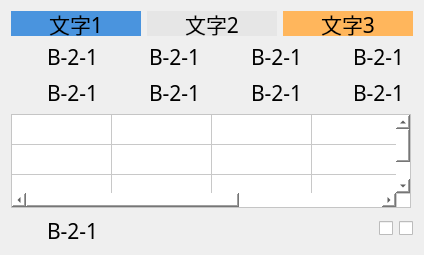
   <widget class="QWidget" name="verticalLayoutWidget_4">
    <property name="geometry">
     <rect>
      <x>0</x>
      <y>120</y>
      <width>416</width>
      <height>255</height>
     </rect>
    </property>
    <layout class="QVBoxLayout" name="verticalLayout_4">
     <item>
      <layout class="QHBoxLayout" name="horizontalLayout_14">
       <item>
        <widget class="QLabel" name="label_4">
         <property name="minimumSize">
          <size>
           <width>0</width>
           <height>25</height>
          </size>
         </property>
         <property name="maximumSize">
          <size>
           <width>16777215</width>
           <height>25</height>
          </size>
         </property>
         <property name="font">
          <font>
           <family>黑体</family>
           <pointsize>16</pointsize>
          </font>
         </property>
         <property name="autoFillBackground">
          <bool>false</bool>
         </property>
         <property name="styleSheet">
          <string notr="true">background-color: rgb(74, 148, 222);</string>
         </property>
         <property name="text">
          <string>文字1</string>
         </property>
         <property name="alignment">
          <set>Qt::AlignCenter</set>
         </property>
        </widget>
       </item>
       <item>
        <widget class="QLabel" name="label_5">
         <property name="minimumSize">
          <size>
           <width>0</width>
           <height>25</height>
          </size>
         </property>
         <property name="maximumSize">
          <size>
           <width>16777215</width>
           <height>25</height>
          </size>
         </property>
         <property name="font">
          <font>
           <family>黑体</family>
           <pointsize>16</pointsize>
          </font>
         </property>
         <property name="autoFillBackground">
          <bool>false</bool>
         </property>
         <property name="styleSheet">
          <string notr="true">background-color: rgb(230, 230, 230);</string>
         </property>
         <property name="text">
          <string>文字2</string>
         </property>
         <property name="alignment">
          <set>Qt::AlignCenter</set>
         </property>
        </widget>
       </item>
       <item>
        <widget class="QLabel" name="label_6">
         <property name="minimumSize">
          <size>
           <width>0</width>
           <height>25</height>
          </size>
         </property>
         <property name="maximumSize">
          <size>
           <width>16777215</width>
           <height>25</height>
          </size>
         </property>
         <property name="font">
          <font>
           <family>黑体</family>
           <pointsize>16</pointsize>
          </font>
         </property>
         <property name="autoFillBackground">
          <bool>false</bool>
         </property>
         <property name="styleSheet">
          <string notr="true">background-color: rgb(255, 182, 92);</string>
         </property>
         <property name="text">
          <string>文字3</string>
         </property>
         <property name="alignment">
          <set>Qt::AlignCenter</set>
         </property>
        </widget>
       </item>
      </layout>
     </item>
     <item>
      <layout class="QVBoxLayout" name="verticalLayout_2">
       <item>
        <layout class="QHBoxLayout" name="horizontalLayout_9">
         <item>
          <layout class="QHBoxLayout" name="horizontalLayout">
           <item>
            <widget class="QLabel" name="label">
             <property name="minimumSize">
              <size>
               <width>30</width>
               <height>30</height>
              </size>
             </property>
             <property name="maximumSize">
              <size>
               <width>30</width>
               <height>30</height>
              </size>
             </property>
             <property name="font">
              <font>
               <pointsize>15</pointsize>
              </font>
             </property>
             <property name="text">
              <string/>
             </property>
             <property name="pixmap">
              <pixmap resource="images.qrc">:/img/false.png</pixmap>
             </property>
            </widget>
           </item>
           <item>
            <widget class="QLabel" name="label1">
             <property name="minimumSize">
              <size>
               <width>60</width>
               <height>25</height>
              </size>
             </property>
             <property name="maximumSize">
              <size>
               <width>60</width>
               <height>25</height>
              </size>
             </property>
             <property name="font">
              <font>
               <family>黑体</family>
               <pointsize>16</pointsize>
              </font>
             </property>
             <property name="text">
              <string>B-2-1</string>
             </property>
            </widget>
           </item>
          </layout>
         </item>
         <item>
          <layout class="QHBoxLayout" name="horizontalLayout_3">
           <item>
            <widget class="QLabel" name="lamp1_3">
             <property name="minimumSize">
              <size>
               <width>30</width>
               <height>30</height>
              </size>
             </property>
             <property name="maximumSize">
              <size>
               <width>30</width>
               <height>30</height>
              </size>
             </property>
             <property name="font">
              <font>
               <pointsize>15</pointsize>
              </font>
             </property>
             <property name="text">
              <string/>
             </property>
             <property name="pixmap">
              <pixmap resource="images.qrc">:/img/false.png</pixmap>
             </property>
            </widget>
           </item>
           <item>
            <widget class="QLabel" name="label1_3">
             <property name="minimumSize">
              <size>
               <width>60</width>
               <height>25</height>
              </size>
             </property>
             <property name="maximumSize">
              <size>
               <width>60</width>
               <height>25</height>
              </size>
             </property>
             <property name="font">
              <font>
               <family>黑体</family>
               <pointsize>16</pointsize>
              </font>
             </property>
             <property name="text">
              <string>B-2-1</string>
             </property>
            </widget>
           </item>
          </layout>
         </item>
         <item>
          <layout class="QHBoxLayout" name="horizontalLayout_4">
           <item>
            <widget class="QLabel" name="lamp1_4">
             <property name="minimumSize">
              <size>
               <width>30</width>
               <height>30</height>
              </size>
             </property>
             <property name="maximumSize">
              <size>
               <width>30</width>
               <height>30</height>
              </size>
             </property>
             <property name="font">
              <font>
               <pointsize>15</pointsize>
              </font>
             </property>
             <property name="text">
              <string/>
             </property>
             <property name="pixmap">
              <pixmap resource="images.qrc">:/img/false.png</pixmap>
             </property>
            </widget>
           </item>
           <item>
            <widget class="QLabel" name="label1_4">
             <property name="minimumSize">
              <size>
               <width>60</width>
               <height>25</height>
              </size>
             </property>
             <property name="maximumSize">
              <size>
               <width>60</width>
               <height>25</height>
              </size>
             </property>
             <property name="font">
              <font>
               <family>黑体</family>
               <pointsize>16</pointsize>
              </font>
             </property>
             <property name="text">
              <string>B-2-1</string>
             </property>
            </widget>
           </item>
          </layout>
         </item>
         <item>
          <layout class="QHBoxLayout" name="horizontalLayout_2">
           <item>
            <widget class="QLabel" name="lamp1_2">
             <property name="minimumSize">
              <size>
               <width>30</width>
               <height>30</height>
              </size>
             </property>
             <property name="maximumSize">
              <size>
               <width>30</width>
               <height>30</height>
              </size>
             </property>
             <property name="font">
              <font>
               <pointsize>15</pointsize>
              </font>
             </property>
             <property name="text">
              <string/>
             </property>
             <property name="pixmap">
              <pixmap resource="images.qrc">:/img/false.png</pixmap>
             </property>
            </widget>
           </item>
           <item>
            <widget class="QLabel" name="label1_2">
             <property name="minimumSize">
              <size>
               <width>60</width>
               <height>25</height>
              </size>
             </property>
             <property name="maximumSize">
              <size>
               <width>60</width>
               <height>25</height>
              </size>
             </property>
             <property name="font">
              <font>
               <family>黑体</family>
               <pointsize>16</pointsize>
              </font>
             </property>
             <property name="text">
              <string>B-2-1</string>
             </property>
            </widget>
           </item>
          </layout>
         </item>
        </layout>
       </item>
       <item>
        <layout class="QHBoxLayout" name="horizontalLayout_10">
         <item>
          <layout class="QHBoxLayout" name="horizontalLayout_13">
           <item>
            <widget class="QLabel" name="label_3">
             <property name="minimumSize">
              <size>
               <width>30</width>
               <height>30</height>
              </size>
             </property>
             <property name="maximumSize">
              <size>
               <width>30</width>
               <height>30</height>
              </size>
             </property>
             <property name="text">
              <string/>
             </property>
            </widget>
           </item>
           <item>
            <widget class="QLabel" name="label1_9">
             <property name="minimumSize">
              <size>
               <width>60</width>
               <height>25</height>
              </size>
             </property>
             <property name="maximumSize">
              <size>
               <width>60</width>
               <height>25</height>
              </size>
             </property>
             <property name="font">
              <font>
               <family>黑体</family>
               <pointsize>16</pointsize>
              </font>
             </property>
             <property name="text">
              <string>B-2-1</string>
             </property>
            </widget>
           </item>
          </layout>
         </item>
         <item>
          <layout class="QHBoxLayout" name="horizontalLayout_5">
           <item>
            <widget class="QLabel" name="lamp1_5">
             <property name="minimumSize">
              <size>
               <width>30</width>
               <height>30</height>
              </size>
             </property>
             <property name="maximumSize">
              <size>
               <width>30</width>
               <height>30</height>
              </size>
             </property>
             <property name="font">
              <font>
               <pointsize>15</pointsize>
              </font>
             </property>
             <property name="text">
              <string/>
             </property>
             <property name="pixmap">
              <pixmap resource="images.qrc">:/img/false.png</pixmap>
             </property>
            </widget>
           </item>
           <item>
            <widget class="QLabel" name="label1_5">
             <property name="minimumSize">
              <size>
               <width>60</width>
               <height>25</height>
              </size>
             </property>
             <property name="maximumSize">
              <size>
               <width>60</width>
               <height>25</height>
              </size>
             </property>
             <property name="font">
              <font>
               <family>黑体</family>
               <pointsize>16</pointsize>
              </font>
             </property>
             <property name="text">
              <string>B-2-1</string>
             </property>
            </widget>
           </item>
          </layout>
         </item>
         <item>
          <layout class="QHBoxLayout" name="horizontalLayout_7">
           <item>
            <widget class="QLabel" name="lamp1_7">
             <property name="minimumSize">
              <size>
               <width>30</width>
               <height>30</height>
              </size>
             </property>
             <property name="maximumSize">
              <size>
               <width>30</width>
               <height>30</height>
              </size>
             </property>
             <property name="font">
              <font>
               <pointsize>15</pointsize>
              </font>
             </property>
             <property name="text">
              <string/>
             </property>
             <property name="pixmap">
              <pixmap resource="images.qrc">:/img/false.png</pixmap>
             </property>
            </widget>
           </item>
           <item>
            <widget class="QLabel" name="label1_7">
             <property name="minimumSize">
              <size>
               <width>60</width>
               <height>25</height>
              </size>
             </property>
             <property name="maximumSize">
              <size>
               <width>60</width>
               <height>25</height>
              </size>
             </property>
             <property name="font">
              <font>
               <family>黑体</family>
               <pointsize>16</pointsize>
              </font>
             </property>
             <property name="text">
              <string>B-2-1</string>
             </property>
            </widget>
           </item>
          </layout>
         </item>
         <item>
          <layout class="QHBoxLayout" name="horizontalLayout_6">
           <item>
            <widget class="QLabel" name="lamp1_6">
             <property name="minimumSize">
              <size>
               <width>30</width>
               <height>30</height>
              </size>
             </property>
             <property name="maximumSize">
              <size>
               <width>30</width>
               <height>30</height>
              </size>
             </property>
             <property name="font">
              <font>
               <pointsize>15</pointsize>
              </font>
             </property>
             <property name="text">
              <string/>
             </property>
             <property name="pixmap">
              <pixmap resource="images.qrc">:/img/false.png</pixmap>
             </property>
            </widget>
           </item>
           <item>
            <widget class="QLabel" name="label1_6">
             <property name="minimumSize">
              <size>
               <width>60</width>
               <height>25</height>
              </size>
             </property>
             <property name="maximumSize">
              <size>
               <width>60</width>
               <height>25</height>
              </size>
             </property>
             <property name="font">
              <font>
               <family>黑体</family>
               <pointsize>16</pointsize>
              </font>
             </property>
             <property name="text">
              <string>B-2-1</string>
             </property>
            </widget>
           </item>
          </layout>
         </item>
        </layout>
       </item>
      </layout>
     </item>
     <item>
      <widget class="QTableWidget" name="tableWidget">
       <property name="maximumSize">
        <size>
         <width>400</width>
         <height>100</height>
        </size>
       </property>
       <property name="font">
        <font>
         <family>黑体</family>
         <pointsize>11</pointsize>
        </font>
       </property>
       <property name="autoFillBackground">
        <bool>false</bool>
       </property>
       <property name="styleSheet">
        <string notr="true">gridline-color: rgb(200, 200, 200);
background-color: rgb(255, 255, 255);
</string>
       </property>
       <property name="dragDropOverwriteMode">
        <bool>true</bool>
       </property>
       <property name="selectionMode">
        <enum>QAbstractItemView::NoSelection</enum>
       </property>
       <property name="showGrid">
        <bool>true</bool>
       </property>
       <property name="gridStyle">
        <enum>Qt::SolidLine</enum>
       </property>
       <property name="sortingEnabled">
        <bool>false</bool>
       </property>
       <property name="wordWrap">
        <bool>true</bool>
       </property>
       <property name="cornerButtonEnabled">
        <bool>true</bool>
       </property>
       <property name="rowCount">
        <number>3</number>
       </property>
       <property name="columnCount">
        <number>5</number>
       </property>
       <attribute name="horizontalHeaderVisible">
        <bool>false</bool>
       </attribute>
       <attribute name="horizontalHeaderCascadingSectionResizes">
        <bool>false</bool>
       </attribute>
       <attribute name="horizontalHeaderHighlightSections">
        <bool>true</bool>
       </attribute>
       <attribute name="horizontalHeaderShowSortIndicator" stdset="0">
        <bool>false</bool>
       </attribute>
       <attribute name="horizontalHeaderStretchLastSection">
        <bool>true</bool>
       </attribute>
       <attribute name="verticalHeaderVisible">
        <bool>false</bool>
       </attribute>
       <attribute name="verticalHeaderCascadingSectionResizes">
        <bool>false</bool>
       </attribute>
       <attribute name="verticalHeaderHighlightSections">
        <bool>true</bool>
       </attribute>
       <attribute name="verticalHeaderShowSortIndicator" stdset="0">
        <bool>false</bool>
       </attribute>
       <attribute name="verticalHeaderStretchLastSection">
        <bool>true</bool>
       </attribute>
       <row>
        <property name="text">
         <string>新建行</string>
        </property>
        <property name="font">
         <font>
          <family>Agency FB</family>
          <pointsize>11</pointsize>
         </font>
        </property>
       </row>
       <row>
        <property name="text">
         <string>新建行</string>
        </property>
        <property name="font">
         <font>
          <family>Agency FB</family>
          <pointsize>11</pointsize>
         </font>
        </property>
       </row>
       <row/>
       <column>
        <property name="text">
         <string>新建列</string>
        </property>
        <property name="font">
         <font>
          <pointsize>11</pointsize>
         </font>
        </property>
        <property name="foreground">
         <brush brushstyle="SolidPattern">
          <color alpha="255">
           <red>0</red>
           <green>0</green>
           <blue>0</blue>
          </color>
         </brush>
        </property>
       </column>
       <column>
        <property name="text">
         <string>新建列</string>
        </property>
        <property name="font">
         <font>
          <pointsize>11</pointsize>
         </font>
        </property>
       </column>
       <column>
        <property name="text">
         <string>新建列</string>
        </property>
        <property name="font">
         <font>
          <family>Agency FB</family>
          <pointsize>11</pointsize>
         </font>
        </property>
       </column>
       <column>
        <property name="text">
         <string>新建列</string>
        </property>
        <property name="font">
         <font>
          <family>Agency FB</family>
          <pointsize>11</pointsize>
         </font>
        </property>
       </column>
       <column/>
       <item row="0" column="0">
        <property name="text">
         <string/>
        </property>
        <property name="font">
         <font>
          <pointsize>11</pointsize>
         </font>
        </property>
       </item>
      </widget>
     </item>
     <item>
      <layout class="QHBoxLayout" name="horizontalLayout_8">
       <item>
        <widget class="QLabel" name="label_2">
         <property name="minimumSize">
          <size>
           <width>30</width>
           <height>30</height>
          </size>
         </property>
         <property name="maximumSize">
          <size>
           <width>30</width>
           <height>30</height>
          </size>
         </property>
         <property name="font">
          <font>
           <pointsize>15</pointsize>
          </font>
         </property>
         <property name="text">
          <string/>
         </property>
         <property name="pixmap">
          <pixmap resource="images.qrc">:/img/false.png</pixmap>
         </property>
        </widget>
       </item>
       <item>
        <widget class="QLabel" name="label1_8">
         <property name="minimumSize">
          <size>
           <width>60</width>
           <height>30</height>
          </size>
         </property>
         <property name="maximumSize">
          <size>
           <width>60</width>
           <height>25</height>
          </size>
         </property>
         <property name="font">
          <font>
           <family>黑体</family>
           <pointsize>16</pointsize>
          </font>
         </property>
         <property name="text">
          <string>B-2-1</string>
         </property>
        </widget>
       </item>
       <item>
        <spacer name="horizontalSpacer_2">
         <property name="orientation">
          <enum>Qt::Horizontal</enum>
         </property>
         <property name="sizeHint" stdset="0">
          <size>
           <width>40</width>
           <height>20</height>
          </size>
         </property>
        </spacer>
       </item>
       <item>
        <widget class="QCheckBox" name="checkBox_2">
         <property name="maximumSize">
          <size>
           <width>16777215</width>
           <height>25</height>
          </size>
         </property>
         <property name="styleSheet">
          <string notr="true">QCheckBox::indicator:unchecked {
width:120px;height:30px; image:url(:/img/Off.png);
}
QCheckBox::indicator:checked {
width:120px;height:30px; image:url(:/img/On.png);
}</string>
         </property>
         <property name="text">
          <string/>
         </property>
        </widget>
       </item>
       <item>
        <widget class="QCheckBox" name="checkBox">
         <property name="maximumSize">
          <size>
           <width>16777215</width>
           <height>25</height>
          </size>
         </property>
         <property name="styleSheet">
          <string notr="true">QCheckBox::indicator:unchecked {
width:120px;height:30px; image:url(:/img/Off.png);
}
QCheckBox::indicator:checked {
width:120px;height:30px; image:url(:/img/On.png);
}</string>
         </property>
         <property name="text">
          <string/>
         </property>
        </widget>
       </item>
      </layout>
     </item>
    </layout>
   </widget>
